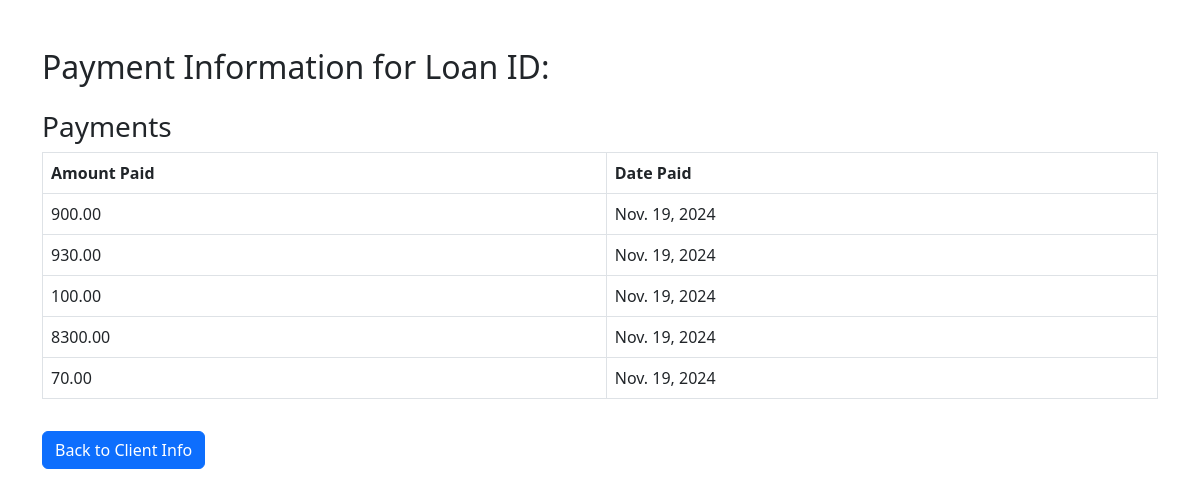
The app's page /payment_info/5 with its own data.
### LMS_app/models.py (models this page shows, shortened)
class Payment(models.Model):
    client = models.ForeignKey(Client, on_delete=models.CASCADE)
    loan = models.ForeignKey(Loan, on_delete=models.CASCADE)
    paid_date = models.DateField(auto_now_add=True)
    amount_paid = models.DecimalField(max_digits=10, decimal_places=2)
    payment_date = models.DateField(auto_now_add=True)

### LMS_app/views.py (the view)
# urls.py: path('payment_info/<int:id>',payment_info,name='payment_info'),
def payment_info(request,id):
  data=Client.objects.filter(loan=id).first()
  payments=Payment.objects.filter(loan=id)
  return render(request,'payment_info.html',{'payments':payments,'data':data})

### templates/payment_info.html (shortened to what this page needs)
<!DOCTYPE html>
<html lang="en">
<head>
    <link href="https://cdn.jsdelivr.net/npm/bootstrap@5.3.0/dist/css/bootstrap.min.css" rel="stylesheet">
</head>
<body>
    <div class="container mt-5">
        <h2>Payment Information for Loan ID: {{ loan.id }}</h2>
        <h3 class="mt-4">Payments</h3>
        {% if payments %}
            <table class="table table-bordered">
                <thead>
                    <tr>
                        <th>Amount Paid</th>
                        <th>Date Paid</th>
                    </tr>
                </thead>
                <tbody>
                    {% for payment in payments %}
                        <tr>
                            <td>{{ payment.amount_paid }}</td>
                            <td>{{ payment.payment_date }}</td>
                        </tr>
                    {% endfor %}
                </tbody>
            </table>
        {% else %}
            <p>No payments have been made for this loan yet.</p>
        {% endif %}
     <a href="{% url 'reverse_client_info' data.CNIC  %}" class="btn btn-primary mt-3">Back to Client Info</a>
    </div>
</body>
</html>

### records on screen
Payment: amount_paid "900.00", payment_date "Nov. 19, 2024"
Payment: amount_paid "930.00", payment_date "Nov. 19, 2024"
Payment: amount_paid "100.00", payment_date "Nov. 19, 2024"
Payment: amount_paid "8300.00", payment_date "Nov. 19, 2024"
Payment: amount_paid "70.00", payment_date "Nov. 19, 2024"
